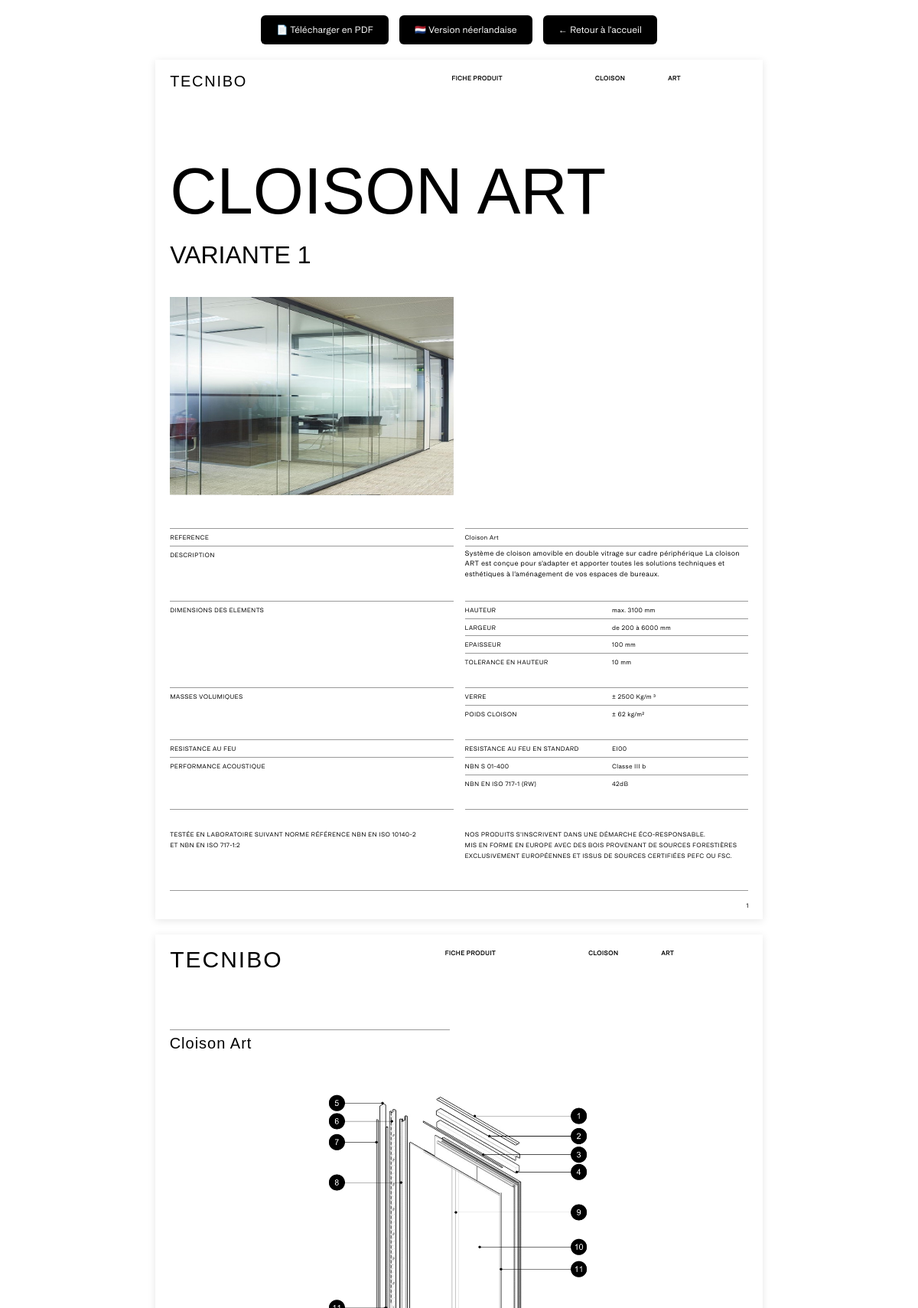
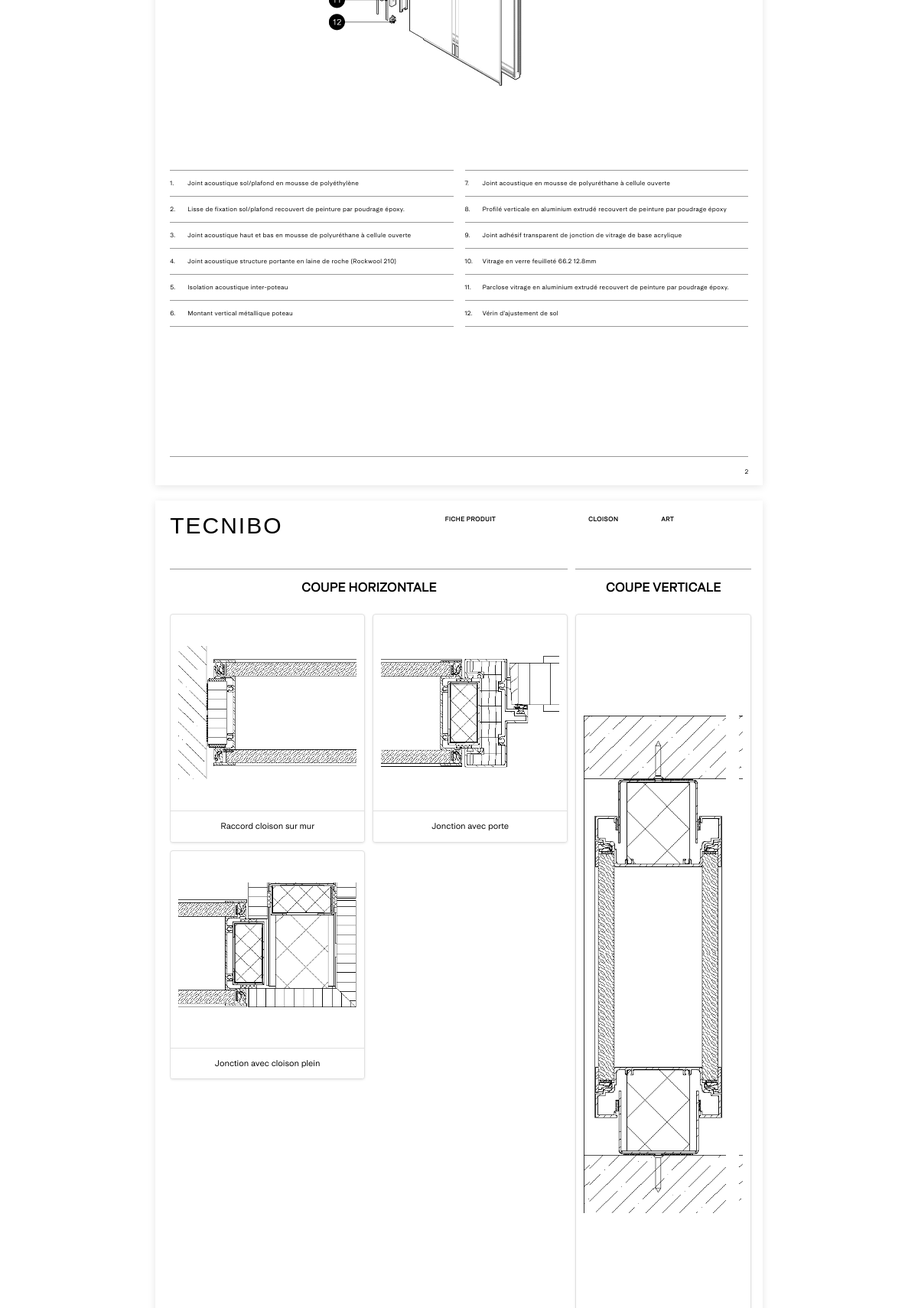
/tools/fiches/index?cpid=P_ART_VAR1_42dB (upper part), run on the app's committed database (2 pictures, top to bottom).
### tables this page shows
CREATE TABLE fiche_technique (
        id INTEGER PRIMARY KEY AUTOINCREMENT,
        cpid TEXT NOT NULL,
        langue TEXT DEFAULT 'fr',
	    type TEXT,
        reference TEXT,
        description TEXT,
        photo_produit TEXT,
        hauteur TEXT,
        largeur TEXT,
        epaisseur TEXT,
	    epaisseur_battent TEXT,
        tolerance_hauteur TEXT,
        verre TEXT,
	    battant TEXT,
	    panneau TEXT,
        poids_porte_cloison  TEXT,
        resistance_feu TEXT,
        nbn_s_01_400 TEXT,
        nbn_en_iso_717_1 TEXT,
        design_et_flexibilite TEXT,
        personnalisation_options TEXT,
        vue_eclatee_image TEXT,
        vue_eclatee_1 TEXT,
        vue_eclatee_2 TEXT,
        vue_eclatee_3 TEXT,
        vue_eclatee_4 TEXT,
        vue_eclatee_5 TEXT,
        vue_eclatee_6 TEXT,
        vue_eclatee_7 TEXT,
        vue_eclatee_8 TEXT,
        vue_eclatee_9 TEXT,
        vue_eclatee_10 TEXT,
        vue_eclatee_11 TEXT,
        vue_eclatee_12 TEXT,
        vue_eclatee_13 TEXT,
        vue_eclatee_14 TEXT,
        vue_eclatee_15 TEXT,
        vue_eclatee_16 TEXT,
        vue_eclatee_17 TEXT,
        vue_eclatee_18 TEXT,
        vue_eclatee_19 TEXT,
        vue_eclatee_20 TEXT,
        vue_eclatee_21 TEXT,
        vue_eclatee_22 TEXT,
        vue_eclatee_count INTEGER DEFAULT 0,
        dessin_technique_1 TEXT,
        dessin_technique_2 TEXT,
        dessin_technique_3 TEXT,
        dessin_technique_4 TEXT,
        dessin_technique_5 TEXT,
        dessin_technique_6 TEXT,
        dessin_technique_nom_1 TEXT,
        dessin_technique_nom_2 TEXT,
        dessin_technique_nom_3 TEXT,
        dessin_technique_nom_4 TEXT,
        dessin_technique_nom_5 TEXT,
        dessin_technique_nom_6 TEXT
    , reference_menu TEXT NOT NULL DEFAULT '', variant TEXT);

### app.py (the view)
@app.route('/index')
@app.route(f"{BASE_PATH}/index")
def index():
    cpid = request.args.get("cpid")
    lang = request.args.get("lang", "fr")
    base = get_base_url()
    fiche = None
    if cpid:
        conn = get_db_connection()
        row = conn.execute(
            "SELECT * FROM fiche_technique WHERE cpid=? AND langue=?",
            (cpid, lang)
        ).fetchone()
        conn.close()
        if row:
            fiche = dict(row)
    if not fiche:
        return "Référence introuvable", 404
    if lang == "en":
        return render_template("indexHaasEN.html", fiche=fiche, lang="en", base=base)
    elif lang == "nl":
        return render_template("indexHaasNL.html", fiche=fiche, lang="nl", base=base)
    else:
        return render_template("indexHaas.html", fiche=fiche, lang="fr", base=base)

### app.py (called while the page is built)
def get_base_url():
    return BASE_PATH if BASE_PATH else ''

def get_db_connection():
    conn = sqlite3.connect(DB_NAME)
    conn.row_factory = sqlite3.Row
    return conn

### templates/indexHaas.html (shortened to what this page needs)
<!DOCTYPE html>
<html lang="fr">
<head>
  <link rel="stylesheet" href="{{ url_for('static', filename='stylesHaas.css') }}">
  <link href="https://cdn.jsdelivr.net/npm/bootstrap@5.3.2/dist/css/bootstrap.min.css" rel="stylesheet">
</head>
<body>
<div class="Telecharger">
    <button id="downloadBtn">📄 Télécharger en PDF</button>
    <button onclick="window.location.href='?cpid={{ fiche.cpid }}&lang=nl'">
        🇳🇱 Version néerlandaise
    </button>
    <button id="retourBtn" onclick="window.location.href='/'">
        ← Retour à l'accueil
    </button>
</div>
<div class="PageA4">
  <header>
    <div class="d-flex mb-5">
      <div class="logo">TECNIBO</div>
      <div class="d-flex text-muted-header header-right">
        <span class="FICHE" style="margin-right: 121px;">FICHE PRODUIT</span>
        <span class="SECTION" style="margin-right: 56px;">{{ fiche.type|upper }}</span>
        <span class="CPID">{{ fiche.reference_menu|upper }}</span>
      </div>
    </div>
  </header>
  <main>
    <h1 class="title">{{ fiche.reference }}</h1>
    {% if fiche.variant %}
      <h2 class="variant">{{ fiche.variant }}</h2>
    {% endif %}
    <div class="row gx-0">
      <div class="col-6">
        <div class="product-photo">
          {% if fiche.photo_produit %}
          <img src="{{ url_for('static', filename=fiche.photo_produit) }}"
               alt="Vue product photo"
               style="max-width:100%; max-height:100%; object-fit:contain;">
          {% endif %}
        </div>
      </div>
    </div>
    <div class="row table-row gx-0">
      <div class="col-6 text-muted border-half"><span>REFERENCE</span></div>
      <div class="col-6">
        <div class="d-flex align-items-center text-muted border-half inner-row">
          <span class="left">{{ fiche.reference }}</span>
        </div>
      </div>
    </div>
    <div class="row table-row gx-0">
      <div class="col-6 text-muted border-half"><span>DESCRIPTION</span></div>
      <div class="col-6 border-half text-desc dashDesc">
      </div>
    </div>
    <br>
    <div class="row table-row gx-0">
      <div class="col-6 text-muted text-muted-dim border-half"><span>DIMENSIONS DES ELEMENTS</span></div>
      <div class="col-6">
        <div class="d-flex align-items-center text-muted text-muted-dim border-half inner-row">
          <span class="left">HAUTEUR</span>
          <span class="right">{{ fiche.hauteur }}</span>
        </div>
        <div class="d-flex align-items-center text-muted text-muted-larg border-half inner-row">
          <span class="left">LARGEUR</span>
          <span class="right">{{ fiche.largeur }}</span>
        </div>
        {% if fiche.type == 'Cloison' %}
        <div class="d-flex align-items-center text-muted border-half inner-row">
          <span class="left">EPAISSEUR</span>
          <span class="right">{{ fiche.epaisseur }}</span>
        </div>
        {% else %}
        <div class="d-flex align-items-center text-muted border-half inner-row">
          <span class="left">EPAISSEUR BATTENT</span>
          <span class="right">{{ fiche.epaisseur }}</span>
        </div>
        {% endif %}
        <div class="d-flex align-items-center text-muted border-half inner-row">
          <span class="left">TOLERANCE EN HAUTEUR</span>
          <span class="right">{{ fiche.tolerance_hauteur }}</span>
        </div>
      </div>
    </div>
    <div class="padding"></div>
    <div class="row table-row gx-0">
      <div class="col-6 text-muted border-half"><span>MASSES VOLUMIQUES</span></div>
      <div class="col-6">
        {% if fiche.type == 'Cloison' %}
          {% if fiche.verre %}
          <div class="d-flex align-items-center text-muted border-half inner-row">
            <span class="left">VERRE</span>
            <span class="right">{{ fiche.verre }}</span>
          </div>
          {% endif %}
          {% if fiche.poids_porte_cloison %}
          <div class="d-flex align-items-center text-muted border-half inner-row">
            <span class="left">POIDS CLOISON</span>
            <span class="right">{{ fiche.poids_porte_cloison }}</span>
          </div>
          {% endif %}
        {% endif %}
      </div>
    </div>
    <div class="padding"></div>
    <div class="row table-row gx-0">
      <div class="col-6 text-muted border-half"><span>RESISTANCE AU FEU</span></div>
      <div class="col-6">
        <div class="d-flex align-items-center text-muted border-half inner-row">
          <span class="left">RESISTANCE AU FEU EN STANDARD</span>
          <span class="right">{{ fiche.resistance_feu }}</span>
        </div>
      </div>
    </div>
    <div class="row table-row gx-0">
      <div class="col-6 text-muted border-half"><span>PERFORMANCE ACOUSTIQUE</span></div>
      <div class="col-6">
        <div class="d-flex align-items-center text-muted border-half inner-row">
          <span class="left">NBN S 01-400</span>
          <span>{{ fiche.nbn_s_01_400 }}</span>
        </div>
        <div class="d-flex align-items-center text-muted border-half inner-row">
          <span class="left">NBN EN ISO 717-1 (RW)</span>
          <span class="right">{{ fiche.nbn_en_iso_717_1 }}</span>
        </div>
      </div>
    </div>
    <div class="padding"></div>
    <div class="row table-row gx-0">
      <div class="col-6 text-muted border-half">
        <div class="padding-test">
          TESTÉE EN LABORATOIRE SUIVANT NORME RÉFÉRENCE NBN EN ISO 10140-2 <br>ET NBN EN ISO 717-1:2
        </div>
      </div>
      <div class="col-6 border-half text-muted">
        <div class="padding-test">
          NOS PRODUITS S'INSCRIVENT DANS UNE DÉMARCHE ÉCO-RESPONSABLE.<br>
          MIS EN FORME EN EUROPE AVEC DES BOIS PROVENANT DE SOURCES FORESTIÈRES <br>
          EXCLUSIVEMENT EUROPÉENNES ET ISSUS DE SOURCES CERTIFIÉES PEFC OU FSC.
        </div>
      </div>
    </div>
  </main>
  <footer class="footer">
    <div class="footer-content">
      <span class="numberPage">1</span>
    </div>
  </footer>
</div>
<div class="PageA4">
  <header>
    <div class="d-flex mb-5">
      <div class="logo2">TECNIBO</div>
      <div class="d-flex text-muted-header2 header-right2">
        <span class="FICHE" style="margin-right: 121px;">FICHE PRODUIT</span>
        <span class="SECTION" style="margin-right: 56px;">{{ fiche.type|upper }}</span>
        <span class="CPID">{{ fiche.reference_menu|upper }}</span>
      </div>
    </div>
  </header>
  <main>
    <div class="main1">
      <div class="padding-Pa3"></div>
      <div class="row table-row gx-0">
        <div class="col-6 border-half">
          <div class="logTitle">
              {{ fiche.reference }}
          </div>
        </div>
      </div>
      <div id="Image">
        {% if fiche.vue_eclatee_image %}
        <img src="{{ url_for('static', filename=fiche.vue_eclatee_image) }}"
             alt="Vue éclatée produit"
             style="max-width:100%; max-height:100%; object-fit:contain;">
        {% endif %}
      </div>
    </div>
    <div class="main2">
      <div class="row table-row gx-0">
        <div class="col-6">
          {% for i in range(1, (fiche.vue_eclatee_count // 2) + (fiche.vue_eclatee_count % 2) + 1) %}
          <div class="text-muted_main2 border-half">
            <span style="display: inline-block; width: 0px; text-align: right;">{{ i }}.</span>&nbsp;&nbsp;&nbsp;&nbsp;&nbsp;&nbsp;&nbsp;&nbsp;&nbsp;
            {{ fiche['vue_eclatee_' ~ i] if fiche['vue_eclatee_' ~ i] else '' }}
          </div>
          {% endfor %}
          <div class="text-muted_main2 border-half"></div>
        </div>
        <div class="col-6">
          {% for i in range(((fiche.vue_eclatee_count // 2) + (fiche.vue_eclatee_count % 2)) + 1, fiche.vue_eclatee_count + 1) %}
          <div class="text-muted_main2 border-half">
            <span style="display: inline-block; width: 0px; text-align: right;">{{ i }}.</span>&nbsp;&nbsp;&nbsp;&nbsp;&nbsp;&nbsp;&nbsp;&nbsp;&nbsp;
            {{ fiche['vue_eclatee_' ~ i] if fiche['vue_eclatee_' ~ i] else '' }}
          </div>
          {% endfor %}
          <div class="text-muted_main2 border-half"></div>
        </div>
      </div>
    </div>
  </main>
  <footer class="footer">
    <div class="footer-content">
      <span class="numberPage">2</span>
    </div>
  </footer>
</div>
<div class="PageA4">
  <header>
    <div class="d-flex mb-5">
      <div class="logo2">TECNIBO</div>
      <div class="d-flex text-muted-header2 header-right2">
        <span class="FICHE" style="margin-right: 121px;">FICHE PRODUIT</span>
        <span class="SECTION" style="margin-right: 56px;">{{ fiche.type|upper }}</span>
        <span class="CPID">{{ fiche.reference_menu|upper }}</span>
      </div>
    </div>
  </header>
  <main>
    <div class="main4">
      <div class="row table-row gx-0">
        <div class="col-8 border-half">
          <div class="DesFlecHV">COUPE HORIZONTALE</div>
          <div class="row Horizontal1">
            <div class="col-6">
              <div class="w3-container">
                {% if fiche.dessin_technique_1 %}
                <div class="w3-card-4 w3-center">
                  <img src="{{ url_for('static', filename=fiche.dessin_technique_1) }}" alt="">
                  <div class="w3-container w3-center">
                    {% if fiche.dessin_technique_nom_1 %}
                    <p>{{ fiche.dessin_technique_nom_1 }}</p>
                    {% endif %}
                  </div>
                </div>
                {% endif %}
              </div>
            </div>
            <div class="col-6">
              <div class="w3-container">
                {% if fiche.dessin_technique_2 %}
                <div class="w3-card-4 w3-center">
                  <img src="{{ url_for('static', filename=fiche.dessin_technique_2) }}" alt="">
                  <div class="w3-container w3-center">
                   {% if fiche.dessin_technique_nom_2 %}
                    <p>{{ fiche.dessin_technique_nom_2 }}</p>
                    {% endif %}
                  </div>
                </div>
                {% endif %}
              </div>
            </div>
          </div>
          <div class="row Horizontal2">
            <div class="col-6">
              <div class="w3-container">
                {% if fiche.dessin_technique_3 %}
                <div class="w3-card-4 w3-center">
                  <img src="{{ url_for('static', filename=fiche.dessin_technique_3) }}" alt="">
                  <div class="w3-container w3-center">
                    {% if fiche.dessin_technique_nom_3 %}
                    <p>{{ fiche.dessin_technique_nom_3 }}</p>
                    {% endif %}
                  </div>
                </div>
                {% endif %}
              </div>
            </div>
            <div class="col-6">
              <div class="w3-container">
              </div>
            </div>
          </div>
          <div class="row Horizontal3">
            <div class="col-6">
              <div class="w3-container">
              </div>
            </div>
          </div>
        </div>
        <div class="col-4 border-half">
          <div class="DesFlecHV">COUPE VERTICALE</div>
          {% if fiche.dessin_technique_6 %}
          <div class="vertical">
            <img src="{{ url_for('static', filename=fiche.dessin_technique_6) }}">
          </div>
          {% endif %}
        </div>
      </div>
    </div>
  </main>
</div>
</body>
</html>

### data on the page
fiche_technique: type "CLOISON", reference_menu "ART", reference "CLOISON ART", variant "VARIANTE 1", photo_produit (picture), reference "Cloison Art", hauteur "max. 3100 mm", largeur "de 200 à 6000 mm", epaisseur "100 mm", tolerance_hauteur "10 mm", verre "± 2500 Kg/m ³", poids_porte_cloison "± 62 kg/m²", resistance_feu "EI00", nbn_s_01_400 "Classe III b", nbn_en_iso_717_1 "42dB", vue_eclatee_image (picture), vue_eclatee_1 "Joint acoustique sol/plafond en mousse de polyéthylène" "Lisse de fixation sol/plafond recouvert de peinture par poudrage époxy." "Joint acoustique haut et bas en mousse de polyuréthane à cellule ouverte" "Joint acoustique structure portante en laine de roche (Rockwool 210)" "Isolation acoustique inter-poteau" "Montant vertical métallique poteau", vue_eclatee_7 "Joint acoustique en mousse de polyuréthane à cellule ouverte" "Profilé verticale en aluminium extrudé recouvert de peinture par poudrage époxy" "Joint adhésif transparent de jonction de vitrage de base acrylique" "Vitrage en verre feuilleté 66.2 12.8mm" "Parclose vitrage en aluminium extrudé recouvert de peinture par poudrage époxy." "Vérin d’ajustement de sol", dessin_technique_1 (picture), dessin_technique_nom_1 "Raccord cloison sur mur", dessin_technique_2 (picture), dessin_technique_nom_2 "Jonction avec porte", dessin_technique_3 (picture), dessin_technique_nom_3 "Jonction avec cloison plein", dessin_technique_6 (picture)

### other printed values
{{ i }} "1" "2" "3" "4" "5" "6"
{{ i }} "7" "8" "9" "10" "11" "12"
